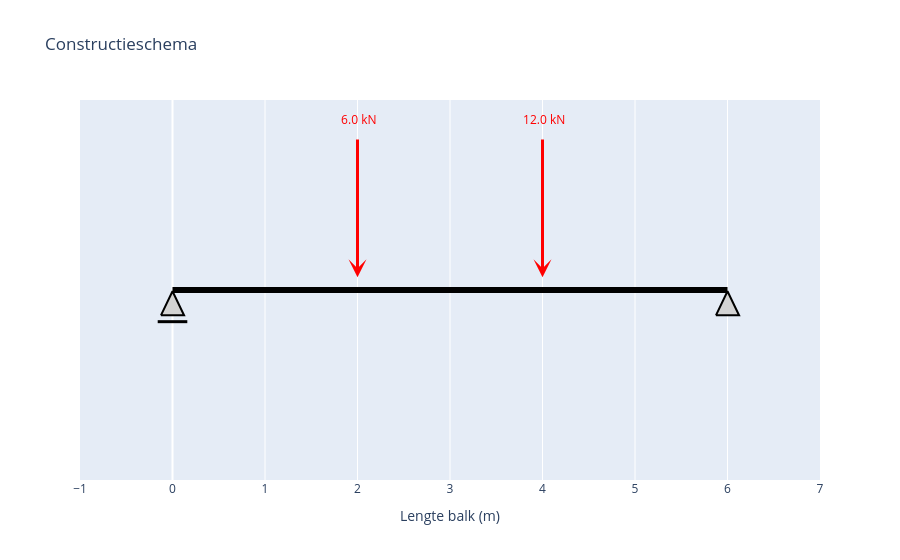

Notebook code cell kept with this figure:
### Code cell
# --- toon de figuren ---
fig_schema = maak_constructieschema_plotly()
fig_schema.show()

### Figure 1 — Plotly figure (JSON) as saved in the notebook; plotly's stock layout.template omitted (floating-point values rounded to 4 significant figures)
{"data": [{"hoverinfo": "skip", "line": {"color": "black", "width": 6}, "mode": "lines", "type": "scatter", "x": [0, 6], "y": [0, 0]}, {"fill": "toself", "fillcolor": "lightgray", "hoverinfo": "skip", "line": {"color": "black", "width": 2}, "mode": "lines", "opacity": 1, "type": "scatter", "x": [-0.125, 0.125, 0, -0.125], "y": [-0.2, -0.2, -0.01, -0.2]}, {"hoverinfo": "skip", "line": {"color": "black", "width": 3}, "mode": "lines", "type": "scatter", "x": [-0.16, 0.16], "y": [-0.25, -0.25]}, {"fill": "toself", "fillcolor": "lightgray", "hoverinfo": "skip", "line": {"color": "black", "width": 2}, "mode": "lines", "opacity": 1, "type": "scatter", "x": [5.875, 6.125, 6, 5.875], "y": [-0.2, -0.2, -0.01, -0.2]}], "layout": {"annotations": [{"arrowcolor": "red", "arrowhead": 3, "arrowsize": 1, "arrowwidth": 3, "ax": 2, "axref": "x", "ay": 1.2, "ayref": "y", "showarrow": true, "text": "", "x": 2, "xref": "x", "y": 0.1, "yref": "y"}, {"font": {"color": "red"}, "showarrow": false, "text": " 6.0 kN", "x": 2, "y": 1.35}, {"arrowcolor": "red", "arrowhead": 3, "arrowsize": 1, "arrowwidth": 3, "ax": 4, "axref": "x", "ay": 1.2, "ayref": "y", "showarrow": true, "text": "", "x": 4, "xref": "x", "y": 0.1, "yref": "y"}, {"font": {"color": "red"}, "showarrow": false, "text": " 12.0 kN", "x": 4, "y": 1.35}], "autosize": true, "showlegend": false, "title": {"text": "Constructieschema"}, "xaxis": {"autorange": false, "dtick": 1, "range": [-1, 7], "title": {"text": "Lengte balk (m)"}, "type": "linear"}, "yaxis": {"autorange": false, "range": [-1.5, 1.5], "showgrid": false, "showticklabels": false, "title": {}, "type": "linear", "zeroline": false}}}
